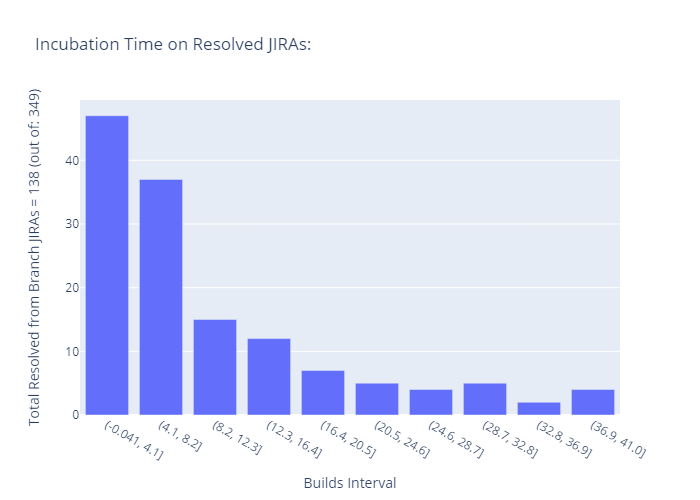
#> input picture Incubation_time_to_Reolsution.png, 700 x 500 px
$ python image_manip.py
#> lines starting #> are read from the running program, lines starting #| are printed output that depends on the picture
# import Image # not working
from PIL import Image

old_im = Image.open('Incubation_time_to_Reolsution.png')
#> old_im is the input picture: PIL image 700x500 RGBA; mean R, G, B, A 226.9, 230.9, 249.8, 255
old_size = old_im.size
#> old_size = (700, 500)

new_size = (800, 800)
new_im = Image.new("RGB", new_size)   ## luckily, this is already black!
#> new_im: PIL image 800x800 RGB; every value is 0
box = tuple((n - o) // 2 for n, o in zip(new_size, old_size))
#> box = (50, 150)
new_im.paste(old_im, box)
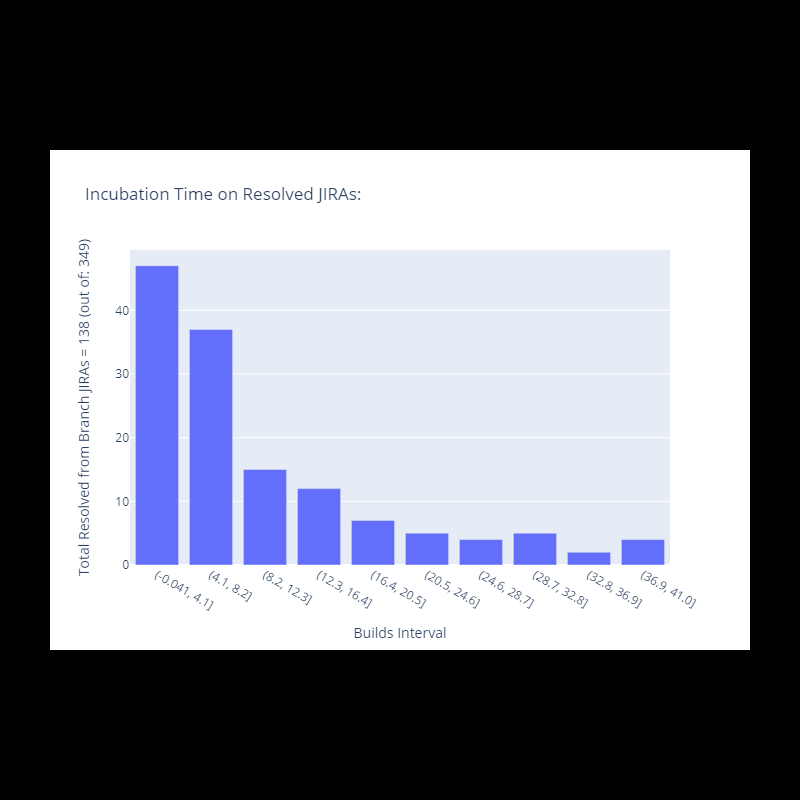
#> new_im: PIL image 800x800 RGB; mean R, G, B 124.1, 126.3, 136.6

new_im.show()
# new_im.save('someimage.jpg')


# just comment for adding commit
